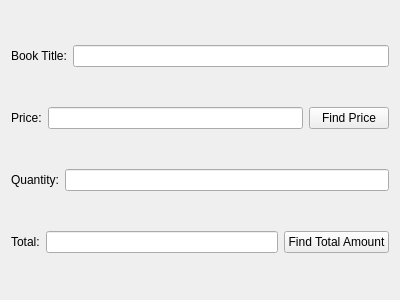
<?xml version="1.0" encoding="UTF-8"?>
<ui version="4.0">
 <class>Form</class>
 <widget class="QWidget" name="Form">
  <property name="geometry">
   <rect>
    <x>0</x>
    <y>0</y>
    <width>400</width>
    <height>300</height>
   </rect>
  </property>
  <property name="windowTitle">
   <string>Book Store App</string>
  </property>
  <layout class="QVBoxLayout" name="verticalLayout">
   <item>
    <layout class="QHBoxLayout" name="horizontalLayout">
     <item>
      <widget class="QLabel" name="title_label">
       <property name="text">
        <string>Book Title:</string>
       </property>
      </widget>
     </item>
     <item>
      <widget class="QLineEdit" name="title_input"/>
     </item>
    </layout>
   </item>
   <item>
    <layout class="QHBoxLayout" name="horizontalLayout_2">
     <item>
      <widget class="QLabel" name="price_label">
       <property name="text">
        <string>Price:</string>
       </property>
      </widget>
     </item>
     <item>
      <widget class="QLineEdit" name="price_input" enabled="false"/>
     </item>
     <item>
      <widget class="QPushButton" name="find_price_button">
       <property name="text">
        <string>Find Price</string>
       </property>
      </widget>
     </item>
    </layout>
   </item>
   <item>
    <layout class="QHBoxLayout" name="horizontalLayout_3">
     <item>
      <widget class="QLabel" name="quantity_label">
       <property name="text">
        <string>Quantity:</string>
       </property>
      </widget>
     </item>
     <item>
      <widget class="QLineEdit" name="quantity_input"/>
     </item>
    </layout>
   </item>
   <item>
    <layout class="QHBoxLayout" name="horizontalLayout_4">
     <item>
      <widget class="QLabel" name="total_label">
       <property name="text">
        <string>Total:</string>
       </property>
      </widget>
     </item>
     <item>
      <widget class="QLineEdit" name="total_input" enabled="false"/>
     </item>
     <item>
      <widget class="QPushButton" name="find_total_button">
       <property name="text">
        <string>Find Total Amount</string>
       </property>
      </widget>
     </item>
    </layout>
   </item>
  </layout>
 </widget>
</ui>
